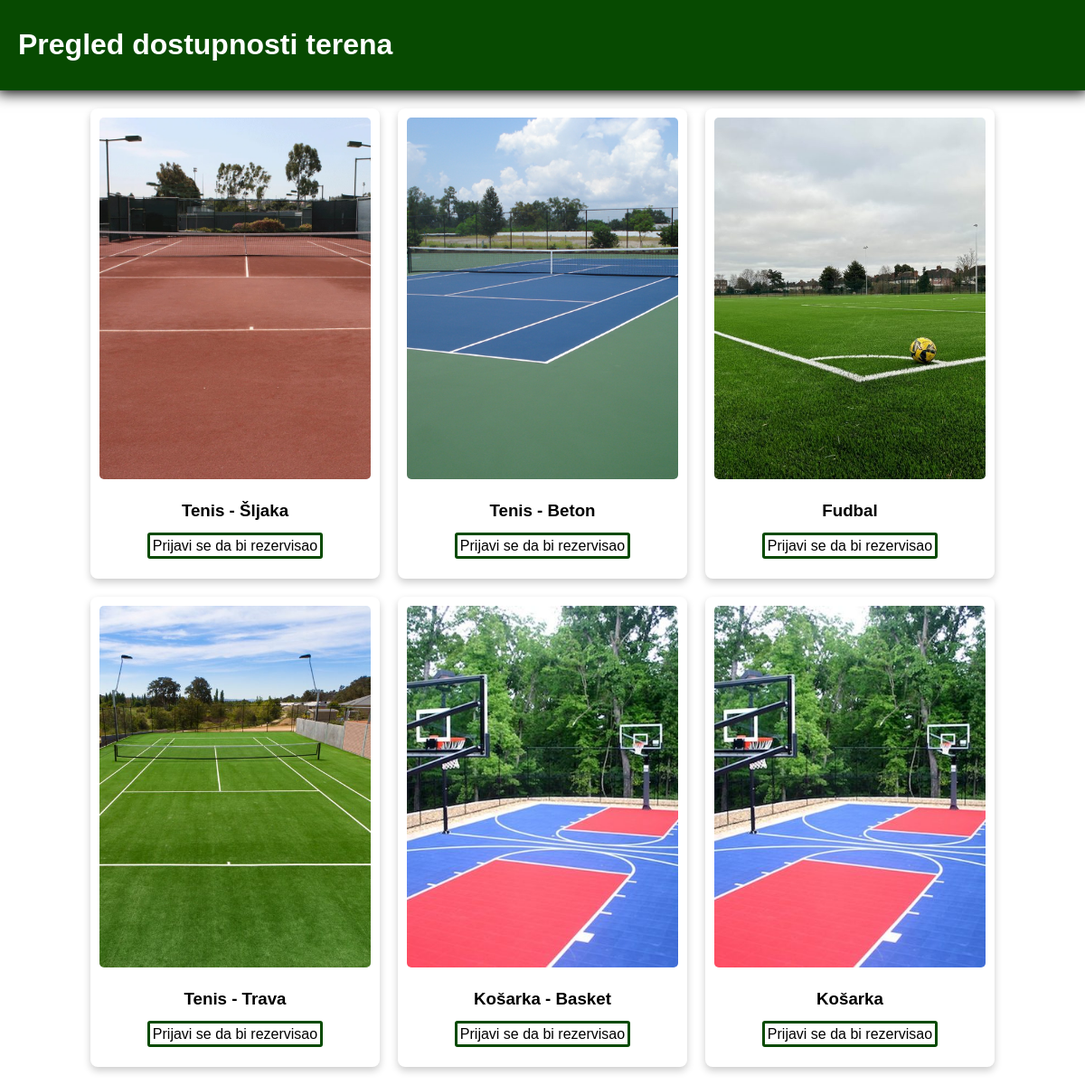
Page /fields.php on the committed database.
### tables this page shows
CREATE TABLE `fields` (
  `id` int(11) NOT NULL,
  `name` varchar(50) NOT NULL,
  `sport_type` varchar(20) NOT NULL,
  `type` varchar(50) NOT NULL
);

### database.php (called while the page is built, shortened)
<?php
class Database {
    private $conn;
    public function __construct($configFile = "config.ini") {
        if ($config = parse_ini_file($configFile)) {
            $host = $config["host"];
            $database = $config["database"];
            $user = $config["user"];
            $password = $config["password"];
            try {
                $this->conn = new PDO("mysql:host=$host;dbname=$database", $user, $password);
                $this->conn->setAttribute(PDO::ATTR_ERRMODE, PDO::ERRMODE_EXCEPTION);
            } catch (PDOException $e) {
                die("Konekcija neuspešna: " . $e->getMessage());
            }
        }
    }
    public function getFields() {
        $sql = "SELECT * FROM " . TBL_FIELDS;
        $st = $this->conn->query($sql);
        return $st->fetchAll(PDO::FETCH_ASSOC);
    }
}
?>

### fields.php (the view, shortened to what this page needs)
<?php
require 'database.php';
$db = new Database();
$fields = $db->getFields();
?>
<!DOCTYPE html>
<html>
<head>
    <link rel="stylesheet" href="css/fields.css">
</head>
<body>
<header>
    <h1>Pregled dostupnosti terena</h1>
</header>
<div class="container">
<?php foreach($fields as $field): ?>
    <div class="tereni">
        <?php
        $image = strtolower($field['sport_type']) . '_' . strtolower($field['type']) . '.jpg';
        ?>
        <img src="css/images/<?php echo $image; ?>">
        <h3><?php echo $field['name']; ?></h3>
        <?php if (!isset($_SESSION['user'])): ?>
            <a href="login.php" class="btn">Prijavi se da bi rezervisao</a>
        <?php else: ?>
            <a href="reservation.php?field_id=<?= $field['id'] ?>" class="btn">Rezerviši</a>
        <?php endif ?>
    </div>
<?php endforeach; ?>
</div>
</body>
</html>

### css/fields.css (style rules this page uses)
body { font-family: sans-serif; margin: 0; padding: 0; }
header { background: #074a01ff; color: #fff; padding: 10px 0; box-shadow: #000 0px 0px 15px 3px; }
header h1 { padding-left: 20px; }
.container { display: flex; flex-wrap: wrap; gap: 20px; justify-content: center; padding: 20px; }
.tereni { background: #fff; border-radius: 8px; box-shadow: 0 4px 8px rgba(0,0,0,0.2); width: 300px; text-align: center; padding: 10px; height: 500px; }
.tereni img { width: 100%; height: 400px; object-fit: cover; border-radius: 5px; }
.tereni h3 { margin-top: 20px }
.btn { margin-bottom: 4px; padding: 3px; text-decoration: none; background: #ffffffff; border: 3px solid #074a01ff; border-radius: 3px; color: black; }

### rows in the picture
fields: sport_type+type (picture), name "Tenis - Šljaka"
fields: sport_type+type (picture), name "Tenis - Beton"
fields: sport_type+type (picture), name "Fudbal"
fields: sport_type+type (picture), name "Tenis - Trava"
fields: sport_type+type (picture), name "Košarka - Basket"
fields: sport_type+type (picture), name "Košarka"
